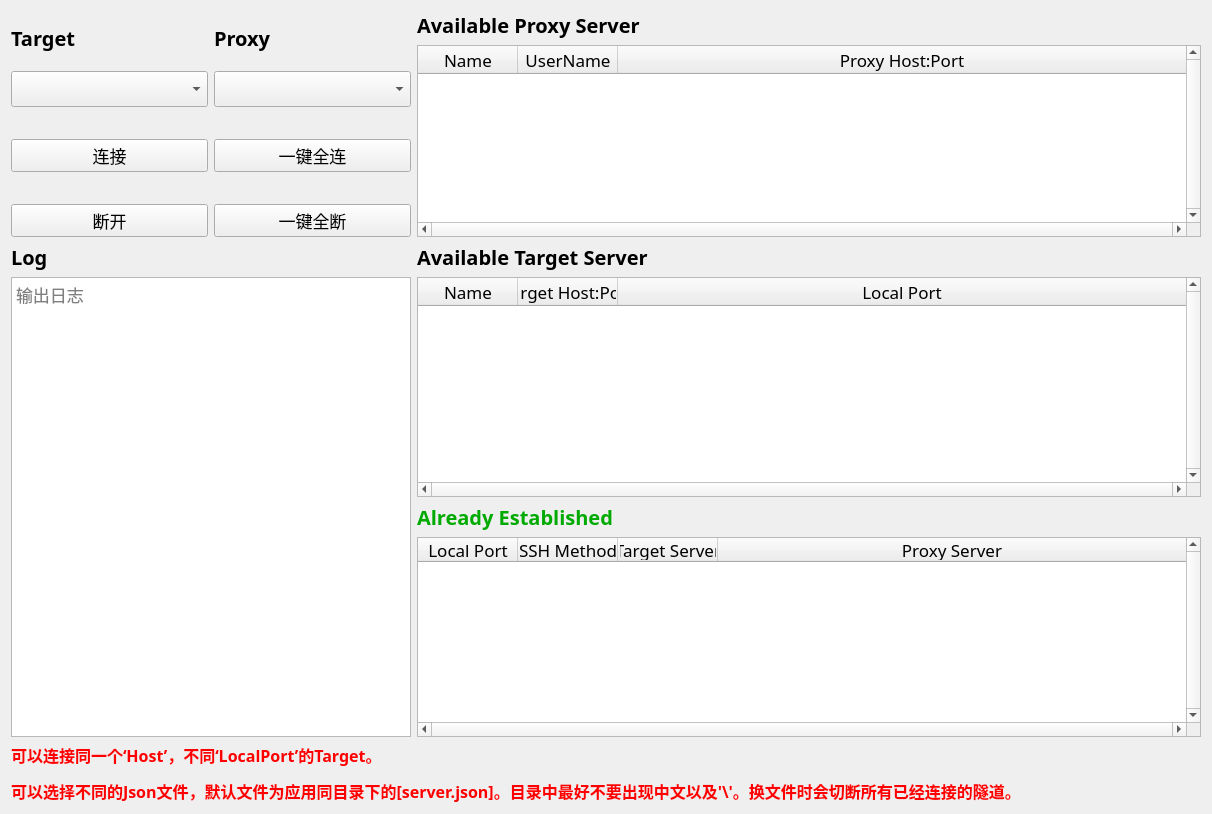
      <widget class="QWidget" name="pageConnect">
       <property name="sizePolicy">
        <sizepolicy hsizetype="Expanding" vsizetype="Expanding">
         <horstretch>0</horstretch>
         <verstretch>0</verstretch>
        </sizepolicy>
       </property>
       <layout class="QGridLayout" name="gridLayout">
        <item row="9" column="2">
         <widget class="QLabel" name="label_4">
          <property name="font">
           <font>
            <family>等线</family>
            <pointsize>15</pointsize>
            <weight>75</weight>
            <bold>true</bold>
           </font>
          </property>
          <property name="mouseTracking">
           <bool>true</bool>
          </property>
          <property name="text">
           <string>&lt;html&gt;&lt;head/&gt;&lt;body&gt;&lt;p&gt;&lt;span style=&quot; color:#00aa00;&quot;&gt;Already Established&lt;/span&gt;&lt;/p&gt;&lt;/body&gt;&lt;/html&gt;</string>
          </property>
         </widget>
        </item>
        <item row="4" column="0">
         <widget class="QPushButton" name="btnStart">
          <property name="sizePolicy">
           <sizepolicy hsizetype="Preferred" vsizetype="Fixed">
            <horstretch>0</horstretch>
            <verstretch>0</verstretch>
           </sizepolicy>
          </property>
          <property name="font">
           <font>
            <family>等线</family>
            <pointsize>13</pointsize>
            <weight>50</weight>
            <bold>false</bold>
           </font>
          </property>
          <property name="text">
           <string>连接</string>
          </property>
         </widget>
        </item>
        <item row="2" column="1">
         <widget class="QComboBox" name="proxyListBox">
          <property name="sizePolicy">
           <sizepolicy hsizetype="Preferred" vsizetype="Preferred">
            <horstretch>0</horstretch>
            <verstretch>0</verstretch>
           </sizepolicy>
          </property>
          <property name="font">
           <font>
            <family>等线</family>
            <pointsize>15</pointsize>
           </font>
          </property>
          <property name="currentIndex">
           <number>-1</number>
          </property>
          <property name="placeholderText">
           <string/>
          </property>
         </widget>
        </item>
        <item row="0" column="2">
         <widget class="QLabel" name="label_57">
          <property name="font">
           <font>
            <family>等线</family>
            <pointsize>15</pointsize>
            <weight>75</weight>
            <bold>true</bold>
           </font>
          </property>
          <property name="text">
           <string>Available Proxy Server</string>
          </property>
         </widget>
        </item>
        <item row="6" column="1">
         <widget class="QPushButton" name="btnAllStop">
          <property name="sizePolicy">
           <sizepolicy hsizetype="Preferred" vsizetype="Fixed">
            <horstretch>0</horstretch>
            <verstretch>0</verstretch>
           </sizepolicy>
          </property>
          <property name="font">
           <font>
            <family>等线</family>
            <pointsize>13</pointsize>
            <weight>50</weight>
            <bold>false</bold>
           </font>
          </property>
          <property name="text">
           <string>一键全断</string>
          </property>
         </widget>
        </item>
        <item row="1" column="2" rowspan="6">
         <widget class="QTableWidget" name="tblWdgAvailableProxyServer">
          <property name="minimumSize">
           <size>
            <width>700</width>
            <height>150</height>
           </size>
          </property>
          <property name="font">
           <font>
            <family>等线</family>
            <pointsize>13</pointsize>
           </font>
          </property>
          <property name="verticalScrollBarPolicy">
           <enum>Qt::ScrollBarAlwaysOn</enum>
          </property>
          <property name="horizontalScrollBarPolicy">
           <enum>Qt::ScrollBarAlwaysOn</enum>
          </property>
          <property name="verticalScrollMode">
           <enum>QAbstractItemView::ScrollPerPixel</enum>
          </property>
          <property name="horizontalScrollMode">
           <enum>QAbstractItemView::ScrollPerPixel</enum>
          </property>
          <property name="sortingEnabled">
           <bool>true</bool>
          </property>
          <attribute name="horizontalHeaderCascadingSectionResizes">
           <bool>true</bool>
          </attribute>
          <attribute name="horizontalHeaderMinimumSectionSize">
           <number>31</number>
          </attribute>
          <attribute name="horizontalHeaderShowSortIndicator" stdset="0">
           <bool>true</bool>
          </attribute>
          <attribute name="horizontalHeaderStretchLastSection">
           <bool>true</bool>
          </attribute>
          <attribute name="verticalHeaderCascadingSectionResizes">
           <bool>true</bool>
          </attribute>
          <attribute name="verticalHeaderMinimumSectionSize">
           <number>29</number>
          </attribute>
          <column>
           <property name="text">
            <string>Name</string>
           </property>
          </column>
          <column>
           <property name="text">
            <string>UserName</string>
           </property>
          </column>
          <column>
           <property name="text">
            <string>Proxy Host:Port</string>
           </property>
          </column>
         </widget>
        </item>
        <item row="11" column="0" colspan="3">
         <widget class="QLabel" name="label_32">
          <property name="font">
           <font>
            <family>等线</family>
            <pointsize>13</pointsize>
            <weight>75</weight>
            <bold>true</bold>
           </font>
          </property>
          <property name="text">
           <string>&lt;html&gt;&lt;head/&gt;&lt;body&gt;&lt;p&gt;&lt;span style=&quot; font-size:12pt; color:#ff0000;&quot;&gt;可以连接同一个‘Host’，不同‘LocalPort’的Target。&lt;/span&gt;&lt;/p&gt;&lt;p&gt;&lt;span style=&quot; font-size:12pt; color:#ff0000;&quot;&gt;可以选择不同的Json文件，默认文件为应用同目录下的[server.json]。目录中最好不要出现中文以及'\'。换文件时会切断所有已经连接的隧道。&lt;/span&gt;&lt;/p&gt;&lt;/body&gt;&lt;/html&gt;</string>
          </property>
         </widget>
        </item>
        <item row="8" column="0" rowspan="3" colspan="2">
         <widget class="QTextBrowser" name="txtBrowerLog">
          <property name="sizePolicy">
           <sizepolicy hsizetype="Expanding" vsizetype="MinimumExpanding">
            <horstretch>0</horstretch>
            <verstretch>0</verstretch>
           </sizepolicy>
          </property>
          <property name="minimumSize">
           <size>
            <width>400</width>
            <height>0</height>
           </size>
          </property>
          <property name="font">
           <font>
            <family>等线</family>
            <pointsize>13</pointsize>
           </font>
          </property>
          <property name="placeholderText">
           <string>输出日志</string>
          </property>
         </widget>
        </item>
        <item row="6" column="0">
         <widget class="QPushButton" name="btnStop">
          <property name="sizePolicy">
           <sizepolicy hsizetype="Preferred" vsizetype="Fixed">
            <horstretch>0</horstretch>
            <verstretch>0</verstretch>
           </sizepolicy>
          </property>
          <property name="font">
           <font>
            <family>等线</family>
            <pointsize>13</pointsize>
            <weight>50</weight>
            <bold>false</bold>
           </font>
          </property>
          <property name="text">
           <string>断开</string>
          </property>
         </widget>
        </item>
        <item row="7" column="2">
         <widget class="QLabel" name="label">
          <property name="font">
           <font>
            <family>等线</family>
            <pointsize>15</pointsize>
            <weight>75</weight>
            <bold>true</bold>
           </font>
          </property>
          <property name="text">
           <string>Available Target Server</string>
          </property>
         </widget>
        </item>
        <item row="4" column="1">
         <widget class="QPushButton" name="btnAllStart">
          <property name="sizePolicy">
           <sizepolicy hsizetype="Preferred" vsizetype="Fixed">
            <horstretch>0</horstretch>
            <verstretch>0</verstretch>
           </sizepolicy>
          </property>
          <property name="font">
           <font>
            <family>等线</family>
            <pointsize>13</pointsize>
            <weight>50</weight>
            <bold>false</bold>
           </font>
          </property>
          <property name="text">
           <string>一键全连</string>
          </property>
         </widget>
        </item>
        <item row="10" column="2">
         <widget class="QTableWidget" name="tblWdgStatus">
          <property name="sizePolicy">
           <sizepolicy hsizetype="Expanding" vsizetype="Expanding">
            <horstretch>0</horstretch>
            <verstretch>0</verstretch>
           </sizepolicy>
          </property>
          <property name="minimumSize">
           <size>
            <width>700</width>
            <height>200</height>
           </size>
          </property>
          <property name="font">
           <font>
            <family>等线</family>
            <pointsize>13</pointsize>
           </font>
          </property>
          <property name="layoutDirection">
           <enum>Qt::LeftToRight</enum>
          </property>
          <property name="verticalScrollBarPolicy">
           <enum>Qt::ScrollBarAlwaysOn</enum>
          </property>
          <property name="horizontalScrollBarPolicy">
           <enum>Qt::ScrollBarAlwaysOn</enum>
          </property>
          <property name="sizeAdjustPolicy">
           <enum>QAbstractScrollArea::AdjustIgnored</enum>
          </property>
          <property name="verticalScrollMode">
           <enum>QAbstractItemView::ScrollPerPixel</enum>
          </property>
          <property name="horizontalScrollMode">
           <enum>QAbstractItemView::ScrollPerPixel</enum>
          </property>
          <property name="showGrid">
           <bool>true</bool>
          </property>
          <property name="gridStyle">
           <enum>Qt::SolidLine</enum>
          </property>
          <property name="sortingEnabled">
           <bool>true</bool>
          </property>
          <property name="wordWrap">
           <bool>true</bool>
          </property>
          <property name="cornerButtonEnabled">
           <bool>true</bool>
          </property>
          <property name="rowCount">
           <number>0</number>
          </property>
          <attribute name="horizontalHeaderCascadingSectionResizes">
           <bool>true</bool>
          </attribute>
          <attribute name="horizontalHeaderHighlightSections">
           <bool>true</bool>
          </attribute>
          <attribute name="horizontalHeaderShowSortIndicator" stdset="0">
           <bool>true</bool>
          </attribute>
          <attribute name="horizontalHeaderStretchLastSection">
           <bool>true</bool>
          </attribute>
          <attribute name="verticalHeaderVisible">
           <bool>true</bool>
          </attribute>
          <attribute name="verticalHeaderCascadingSectionResizes">
           <bool>true</bool>
          </attribute>
          <attribute name="verticalHeaderHighlightSections">
           <bool>true</bool>
          </attribute>
          <attribute name="verticalHeaderShowSortIndicator" stdset="0">
           <bool>false</bool>
          </attribute>
          <attribute name="verticalHeaderStretchLastSection">
           <bool>false</bool>
          </attribute>
          <column>
           <property name="text">
            <string>Local Port</string>
           </property>
           <property name="font">
            <font>
             <pointsize>13</pointsize>
            </font>
           </property>
           <property name="textAlignment">
            <set>AlignCenter</set>
           </property>
          </column>
          <column>
           <property name="text">
            <string>SSH Method</string>
           </property>
           <property name="font">
            <font>
             <pointsize>13</pointsize>
            </font>
           </property>
           <property name="textAlignment">
            <set>AlignCenter</set>
           </property>
          </column>
          <column>
           <property name="text">
            <string>Target Server</string>
           </property>
           <property name="font">
            <font>
             <pointsize>13</pointsize>
            </font>
           </property>
           <property name="textAlignment">
            <set>AlignCenter</set>
           </property>
          </column>
          <column>
           <property name="text">
            <string>Proxy Server</string>
           </property>
           <property name="font">
            <font>
             <pointsize>13</pointsize>
            </font>
           </property>
           <property name="textAlignment">
            <set>AlignCenter</set>
           </property>
          </column>
         </widget>
        </item>
        <item row="7" column="0">
         <widget class="QLabel" name="label_56">
          <property name="font">
           <font>
            <family>等线</family>
            <pointsize>15</pointsize>
            <weight>75</weight>
            <bold>true</bold>
           </font>
          </property>
          <property name="text">
           <string>Log</string>
          </property>
         </widget>
        </item>
        <item row="2" column="0">
         <widget class="QComboBox" name="serverListBox">
          <property name="sizePolicy">
           <sizepolicy hsizetype="Preferred" vsizetype="Fixed">
            <horstretch>0</horstretch>
            <verstretch>0</verstretch>
           </sizepolicy>
          </property>
          <property name="font">
           <font>
            <family>等线</family>
            <pointsize>15</pointsize>
           </font>
          </property>
          <property name="currentIndex">
           <number>-1</number>
          </property>
          <property name="placeholderText">
           <string/>
          </property>
         </widget>
        </item>
        <item row="0" column="1" rowspan="2">
         <widget class="QLabel" name="label_3">
          <property name="sizePolicy">
           <sizepolicy hsizetype="Preferred" vsizetype="Fixed">
            <horstretch>0</horstretch>
            <verstretch>0</verstretch>
           </sizepolicy>
          </property>
          <property name="font">
           <font>
            <family>等线</family>
            <pointsize>15</pointsize>
            <weight>75</weight>
            <bold>true</bold>
           </font>
          </property>
          <property name="text">
           <string>Proxy</string>
          </property>
         </widget>
        </item>
        <item row="8" column="2">
         <widget class="QTableWidget" name="tblWdgAvailableTargetServer">
          <property name="minimumSize">
           <size>
            <width>700</width>
            <height>220</height>
           </size>
          </property>
          <property name="font">
           <font>
            <family>等线</family>
            <pointsize>13</pointsize>
           </font>
          </property>
          <property name="verticalScrollBarPolicy">
           <enum>Qt::ScrollBarAlwaysOn</enum>
          </property>
          <property name="horizontalScrollBarPolicy">
           <enum>Qt::ScrollBarAlwaysOn</enum>
          </property>
          <property name="verticalScrollMode">
           <enum>QAbstractItemView::ScrollPerPixel</enum>
          </property>
          <property name="horizontalScrollMode">
           <enum>QAbstractItemView::ScrollPerPixel</enum>
          </property>
          <property name="sortingEnabled">
           <bool>true</bool>
          </property>
          <attribute name="horizontalHeaderCascadingSectionResizes">
           <bool>true</bool>
          </attribute>
          <attribute name="horizontalHeaderMinimumSectionSize">
           <number>31</number>
          </attribute>
          <attribute name="horizontalHeaderShowSortIndicator" stdset="0">
           <bool>true</bool>
          </attribute>
          <attribute name="horizontalHeaderStretchLastSection">
           <bool>true</bool>
          </attribute>
          <attribute name="verticalHeaderCascadingSectionResizes">
           <bool>true</bool>
          </attribute>
          <attribute name="verticalHeaderMinimumSectionSize">
           <number>29</number>
          </attribute>
          <column>
           <property name="text">
            <string>Name</string>
           </property>
          </column>
          <column>
           <property name="text">
            <string>Target Host:Port</string>
           </property>
          </column>
          <column>
           <property name="text">
            <string>Local Port</string>
           </property>
          </column>
         </widget>
        </item>
        <item row="0" column="0" rowspan="2">
         <widget class="QLabel" name="label_2">
          <property name="sizePolicy">
           <sizepolicy hsizetype="Preferred" vsizetype="Fixed">
            <horstretch>0</horstretch>
            <verstretch>0</verstretch>
           </sizepolicy>
          </property>
          <property name="font">
           <font>
            <family>等线</family>
            <pointsize>15</pointsize>
            <weight>75</weight>
            <bold>true</bold>
           </font>
          </property>
          <property name="text">
           <string>Target</string>
          </property>
         </widget>
        </item>
       </layout>
      </widget>
